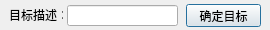
<?xml version="1.0" encoding="UTF-8"?>
<ui version="4.0">
 <class>DialogDetail</class>
 <widget class="QDialog" name="DialogDetail">
  <property name="geometry">
   <rect>
    <x>0</x>
    <y>0</y>
    <width>270</width>
    <height>30</height>
   </rect>
  </property>
  <property name="windowTitle">
   <string>Dialog</string>
  </property>
  <widget class="QPushButton" name="pushButton">
   <property name="geometry">
    <rect>
     <x>186</x>
     <y>4</y>
     <width>75</width>
     <height>23</height>
    </rect>
   </property>
   <property name="text">
    <string>确定目标</string>
   </property>
  </widget>
  <widget class="QLineEdit" name="lineEdit">
   <property name="geometry">
    <rect>
     <x>67</x>
     <y>5</y>
     <width>111</width>
     <height>21</height>
    </rect>
   </property>
  </widget>
  <widget class="QLabel" name="label">
   <property name="geometry">
    <rect>
     <x>9</x>
     <y>9</y>
     <width>54</width>
     <height>12</height>
    </rect>
   </property>
   <property name="text">
    <string>目标描述：</string>
   </property>
  </widget>
 </widget>
 <resources/>
 <connections/>
</ui>
